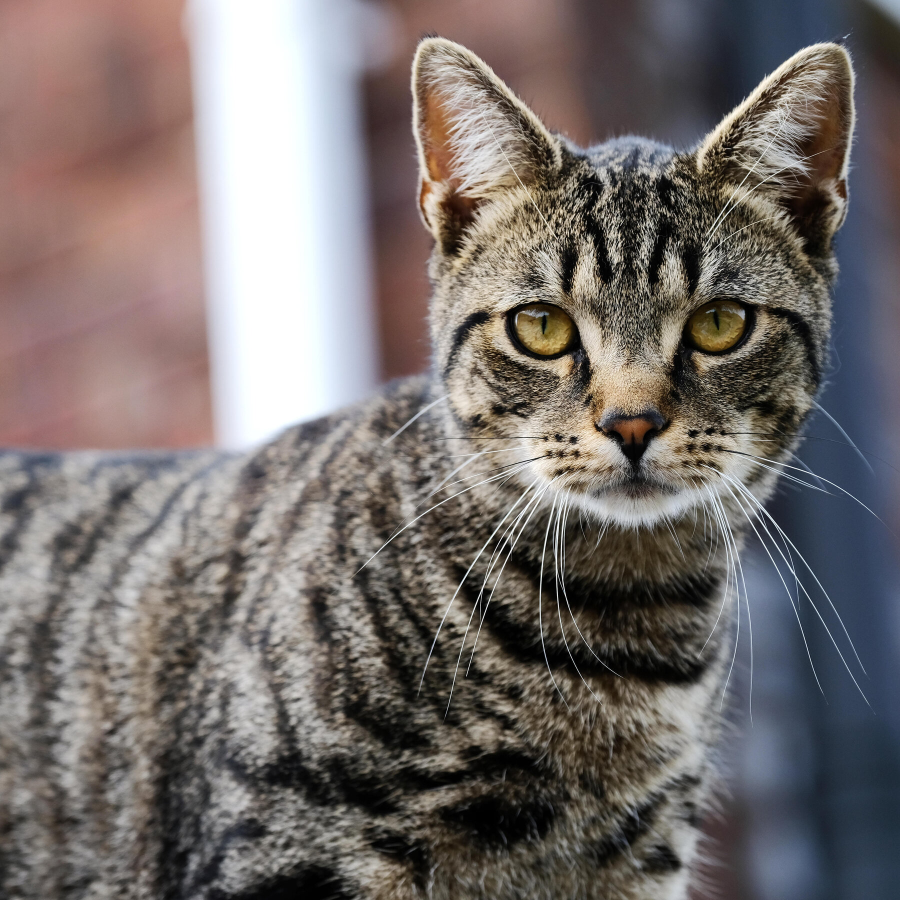
#> input picture All Files/test_1.jpg, 1800 x 1800 px (shown at 1/2 size)
$ python CipherTest3.py
#> lines starting #> are read from the running program, lines starting #| are printed output that depends on the picture
import numpy as np
from PIL import Image as im

import matplotlib.image as image
img=image.imread('test_1.jpg')
#> img is the input picture: shape (1800, 1800, 3); mean R, G, B 118.1, 110.7, 108.6
#print(img.shape)
print("-------------")
A = np.array(img)
#print(A)
from collections import deque
#print(img.shape)

unique = np.unique(sorted(img.flatten()))
#> unique = 256 values from 0 to 255
unique = unique[0:51]
#> unique = 51 values from 0 to 50

#Equation
def a(x,y):
    return (2*x)+(3*y)

def b(x,y):
    return abs((x**2)+(y**2))

def c(x):
    return ( (3 * (x**4)) - (7 * (x**3)) - (12 * (x**2)) )

f_array = []

for i in range(0,len(unique)-1):
    x = unique[i]
    y = unique[i+1]

    unique = np.append(unique,a(x,y))
    x,y = y,x
    unique = np.append(unique,a(x,y))
#> this loop made 50 passes
#> after the loop, unique = 151 values, max 248 at index 149, min 0 at index 0, mean 91.23

for i in range(0,len(unique)-1):
    x = unique[i]
    y = unique[i+1]

    unique = np.append(unique,b(x,y))
    x,y = y,x
    unique = np.append(unique,b(x,y))
#> this loop made 150 passes
#> (x, y) on passes 1 to 8: (1, 0), (2, 1), (3, 2), (4, 3), (5, 4), (6, 5), (7, 6), (8, 7)
#> after the loop, unique = 451 values, max 122513 at index 449, min 0 at index 0, mean 18616.5


unique = unique[0:int(img.shape[0]/4)+1]

matrix = np.array([unique])
for i in range(1,len(unique)):
    temp = deque(unique)
    if( i % 2 == 0):
        temp.rotate(c(i))
        matrix = np.vstack([matrix,temp])
    else:
        temp.rotate(-c(i))
        matrix = np.vstack([matrix,temp])
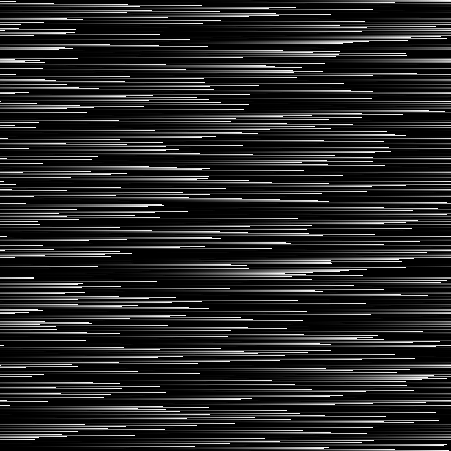
#> matrix: shape (451, 451) int64; min 0, max 122513, mean 18616.5; drawn with min black and max white

#print(matrix.shape)
mat = matrix
#print(mat.shape)

X=[]
for i in range(0,mat.shape[0]):
    X.append(np.array([]))

blockSize = int(1800 / (mat.shape[0]-1))
#print(blockSize)
start_p = 0
end_p = blockSize
min_cost = 0

flag1 = np.array([0])

visited = 1
count = mat.shape[0]
min_index = 0
while(visited < count):
    arr = mat[min_index]
    min = 1000
    for i in range(0,len(arr)):
        if( i != min_index  and arr[i] < min and (i not in flag1) ):
            min = arr[i]
            min_cost = min
            min_index = i
    X[min_index] = A[start_p:end_p]
    start_p = start_p + blockSize
    end_p = end_p + blockSize
    flag1 = np.append(flag1,min_index)
    visited = visited + 1

#print(flag1)
merge_arr = np.concatenate(X[1:],axis=0)
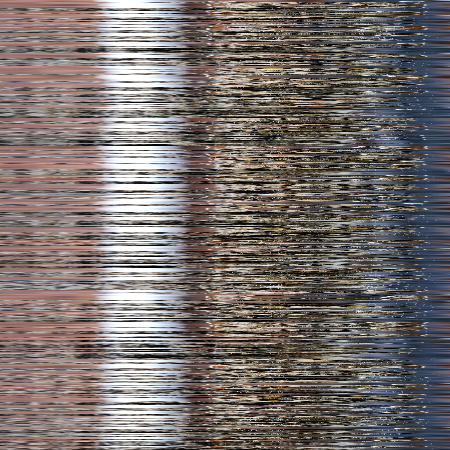
#> merge_arr: shape (1800, 1800, 3) (shown at 1/4 size); mean of channels 0, 1, 2 118.1, 110.7, 108.6; drawn as R, G, B
# [5 lines of commented-out code are left out]
merge_arr = ~merge_arr
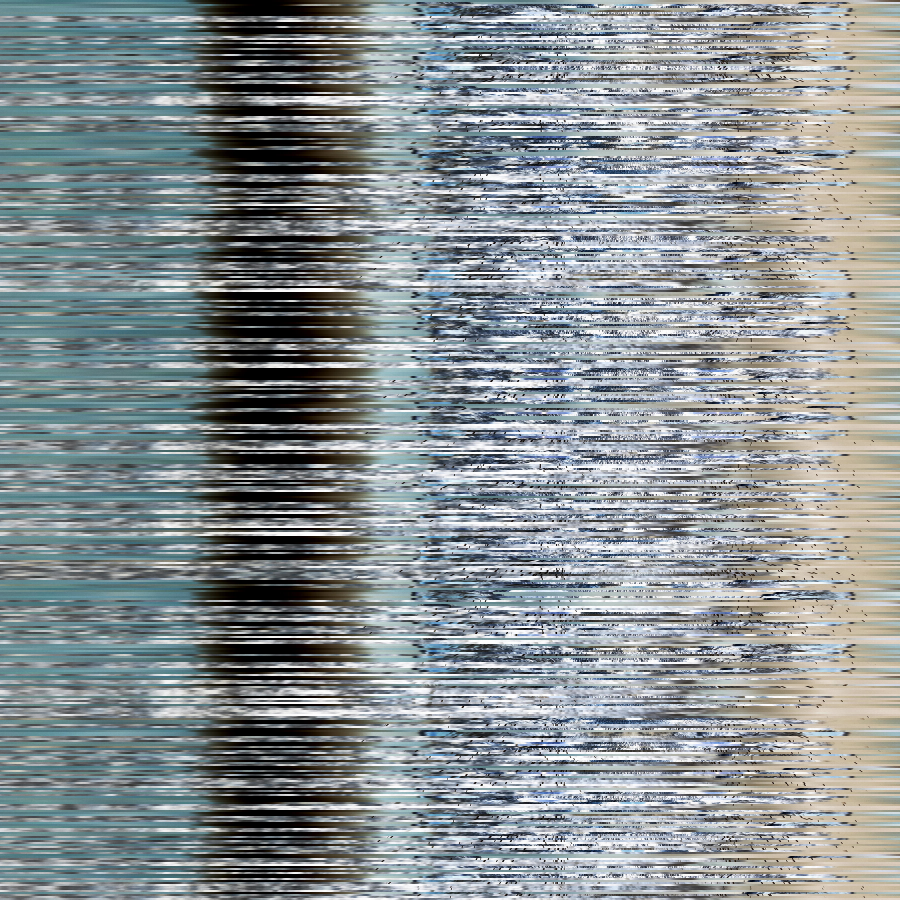
#> merge_arr: shape (1800, 1800, 3) (shown at 1/2 size); mean of channels 0, 1, 2 136.9, 144.3, 146.4; drawn as R, G, B

data = im.fromarray(merge_arr)
data.save('Encrypted.jpg')
print("Image formed")
#print(merge_arr)
unique = np.unique(merge_arr)
#print(len(unique))

#############################################################################
# Decrypt
#############################################################################

A=image.imread('Encrypted.jpg')
A = ~A
# [4 lines of commented-out code are left out]


unique = np.unique(sorted(A.flatten()))
unique = unique[0:51]

#Equation
def a(x,y):
    return (2*x)+(3*y)

def b(x,y):
    return abs((x**2)+(y**2))

def c(x):
    return ( (3 * (x**4)) - (7 * (x**3)) - (12 * (x**2)) )


for i in range(0,len(unique)-1):
    x = unique[i]
    y = unique[i+1]

    unique = np.append(unique,a(x,y))
    x,y = y,x
    unique = np.append(unique,a(x,y))

for i in range(0,len(unique)-1):
    x = unique[i]
    y = unique[i+1]

    unique = np.append(unique,b(x,y))
    x,y = y,x
    unique = np.append(unique,b(x,y))
#> this loop made 150 passes


unique = unique[0:451]

matrix = np.array([unique])
for i in range(1,len(unique)):
    temp = deque(unique)
    if( i % 2 == 0):
        temp.rotate(c(i))
        matrix = np.vstack([matrix,temp])
    else:
        temp.rotate(-c(i))
        matrix = np.vstack([matrix,temp])

#print(matrix.shape)

mat = matrix

X=[]
for i in range(1,mat.shape[0]):
    X.append(np.array([]))

blockSize = int(1800 / (mat.shape[0]-1))
#print(blockSize)
start_p = 0
end_p = blockSize

flag1 = np.array([0])

visited = 1
count = mat.shape[0]
min_index = 0

pointer = 0

while(visited < count):
    arr = mat[min_index]
    min = 1000
    for i in range(0,len(arr)):
        if( i != min_index  and arr[i] < min and (i not in flag1) ):
            min = arr[i]
            min_index = i
    end_p = min_index * int( A.shape[0] / (mat.shape[0]-1) )
    start_p = end_p - blockSize
    X[pointer] = A[start_p:end_p]
    flag1 = np.append(flag1,min_index)
    visited = visited + 1
    pointer = pointer + 1

merge_arr = np.concatenate(X[0:],axis=0)

merge_arr =  merge_arr.reshape(1800,1800,3)
#print(merge_arr.shape)
#print(merge_arr)
data = im.fromarray(merge_arr)
data.save('Decrypted.jpg')
#print("Image formed")
